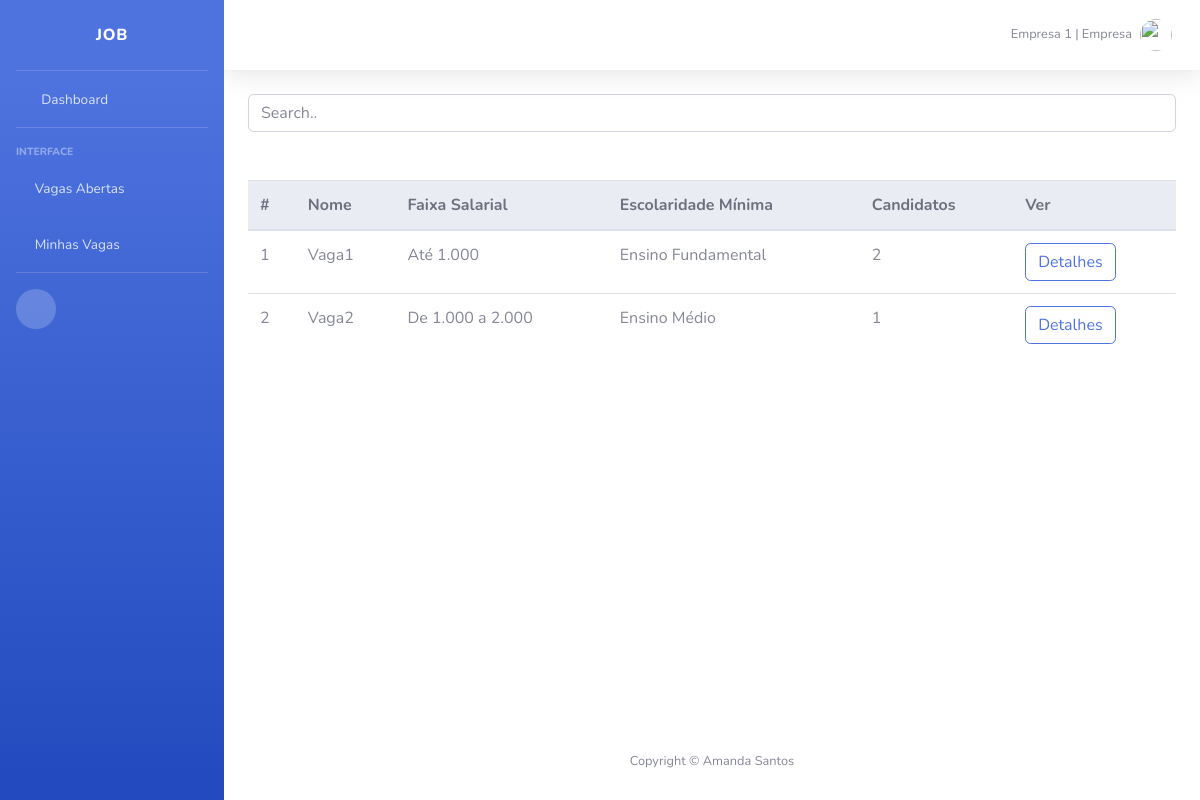
The page /dashboard/listar_vagas/ (signed in) on the database its author committed.
### usuario/models.py (models this page shows)
class User(AbstractUser):
    categoria = models.PositiveIntegerField(default=0)
    username = models.CharField(max_length=10, unique=False, blank=True, null=True)
    email = models.EmailField(max_length=254, unique=True)
    is_staff = models.BooleanField(default=True, )
    USERNAME_FIELD = 'email'
    REQUIRED_FIELDS = ['EMAIL_FIELD']
    def get_categoria(self):
        return self.categoria

### gestao/models.py (models this page shows, shortened)
class Vaga(models.Model):
    A1 = 'Até 1.000'
    D1A2 = 'De 1.000 a 2.000'
    D2A3 = 'De 2.000 a 3.000'
    AC3 = 'Acima de 3.000'
    FAIXA_SALARIAL = (
        (A1, 'Até 1.000'),
        (D1A2, 'De 1.000 a 2.000'),
        (D2A3, 'De 2.000 a 3.000'),
        (AC3, 'Acima de 3.000'),
    )
    EF = 'Ensino Fundamental'
    EM = 'Ensino Médio'
    TG = 'Tecnólogo'
    ES = 'Ensino Superior'
    PS = 'Pós / MBA / Mestrado'
    DR = 'Doutorado'
    ESCOLARIDADE = (
        (EF, 'Ensino Fundamental'),
        (EM, 'Ensino Médio'),
        (TG, 'Tecnólogo'),
        (ES, 'Ensino Superior'),
        (PS, 'Pós / MBA / Mestrado'),
        (DR, 'Doutorado'),
    )
    empresa = models.ForeignKey(Empresa, on_delete=models.CASCADE, verbose_name='empresa')
    nome = models.CharField(max_length=50, default='')
    faixa_salarial = models.CharField(
        max_length=50,
        choices=FAIXA_SALARIAL,
        default=A1,
    )
    escolaridade = models.CharField(
        max_length=50,
        choices=ESCOLARIDADE,
        default=EF,
    )
    requisitos = models.TextField(max_length=500, default='')
    delete = models.BooleanField(default=False, editable=False)
    aplicacoes = models.ManyToManyField(Aplicacao, editable=False, blank=True)
    data = models.DateField(auto_now_add=True)
    def get_quantidade_aplicacoes(self):
        return self.aplicacoes.count()
    class Meta:
        verbose_name_plural = 'Vagas'

### gestao/views.py (the view)
# urls.py: path('listar_vagas/', listar_vagas, name='listar_vagas'),
@login_required()
def listar_vagas(request):
    vagas = Vaga.objects.all().filter(delete=False)
    return render(request, "listar_vagas.html", {'vagas': vagas})

### gestao/templates/listar_vagas.html (shortened to what this page needs)
{% extends 'base.html' %}
{% block content %}
{% load static %}
    <div class="panel-default">
        <div class="panel-body">
            <input class="form-control" id="searchfield" type="text" placeholder="Search..">
            <br>
            <br>
            <div class="table-responsive">
                <table class="table">
                    <thead class="thead-light">
                    <tr>
                        <th>#</th>
                        <th>Nome</th>
                        <th>Faixa Salarial</th>
                        <th>Escolaridade Mínima</th>
                        <th>Candidatos</th>
                        <th>Ver</th>
                    </tr>
                    </thead>
                    <tbody id="lista_vaga">
                    {% for vaga in vagas %}
                    <tr>
                        <td>{{ forloop.counter }}</td>
                        <td>{{ vaga.nome }}</td>
                        <td>{{ vaga.faixa_salarial }}</td>
                        <td>{{ vaga.escolaridade }}</td>
                        <td>{{ vaga.get_quantidade_aplicacoes }}</td>
                        <td>
                            <button class="btn btn-outline-primary" id="btnVaga{{vaga.id}}" data-toggle="modal"
                                    data-target="#modalVaga{{ vaga.id }}">Detalhes</button>
                        </td>
                    </tr>
                    {% endfor %}
                    </tbody>
                </table>
            </div>
        </div>
    </div>
{% endblock %}

### templates/base.html (shortened to what this page needs)
{% load static %}
<!DOCTYPE html>
<html lang="en">
<head>
  <link href="{% static 'vendor/fontawesome-free/css/all.min.css' %}" rel="stylesheet" type="text/css">
  <link href="{% static 'css/sb-admin-2.min.css' %}" rel="stylesheet">
</head>
<body id="page-top">
  <div id="wrapper">
    <ul class="navbar-nav bg-gradient-primary sidebar sidebar-dark accordion" id="accordionSidebar">
        <div class="sidebar-brand d-flex align-items-center justify-content-center">JOB</div>
      <hr class="sidebar-divider my-0">
      <li class="nav-item">
        <a class="nav-link" href="{% url 'dashboard' %}">
          <i class="fas fa-fw fa-tachometer-alt"></i>
          <span>Dashboard</span></a>
      </li>
      <hr class="sidebar-divider">
      <div class="sidebar-heading">
        Interface
      </div>
      <li class="nav-item">
        <a class="nav-link collapsed" href="{% url 'listar_vagas' %}" data-target="#collapseTwo" aria-expanded="true" aria-controls="collapseTwo">
          <i class="fas fa-bullhorn"></i>
          <span>Vagas Abertas</span>
        </a>
      </li>
      <li class="nav-item">
        <a class="nav-link collapsed" href="#" data-toggle="collapse" data-target="#collapseUtilities" aria-expanded="true" aria-controls="collapseUtilities">
          <i class="fas fa-briefcase"></i>
          <span>Minhas Vagas</span>
        </a>
      </li>
      <hr class="sidebar-divider">
      <div class="sidebar-heading">
      <div class="text-center d-none d-md-inline">
        <button class="rounded-circle border-0" id="sidebarToggle"></button>
      </div>
    </ul>
    <div id="content-wrapper" class="d-flex flex-column" style="background-color: white">
      <div id="content">
        <nav class="navbar navbar-expand navbar-light bg-white topbar mb-4 static-top shadow">
          <ul class="navbar-nav ml-auto">
            <li class="nav-item dropdown no-arrow">
              <a class="nav-link dropdown-toggle" href="#" id="userDropdown" role="button" data-toggle="dropdown" aria-haspopup="true" aria-expanded="false">
                <span class="mr-2 d-none d-lg-inline text-gray-600 small">
                  {{ user.first_name }} |
                  {% if user.get_categoria == 1 %}
                    Empresa
                  {% else %}
                    Candidato
                  {% endif %}
                </span>
                <img class="img-profile rounded-circle" src="{% static 'img/coach.png' %}">
              </a>
            </li>
          </ul>
        </nav>
        <div class="container-fluid" style="background-color: white">
          {% block content %}
          {% endblock %}
        </div>
      </div>
      <footer class="sticky-footer bg-white" >
        <div class="container my-auto">
          <div class="copyright text-center my-auto">
            <span>Copyright &copy; Amanda Santos</span>
          </div>
        </div>
      </footer>
    </div>
  </div>
</body>
</html>

### rows shown on the page
User: first_name "Empresa 1"
Vaga: nome "Vaga1", faixa_salarial "Até 1.000", escolaridade "Ensino Fundamental", get_quantidade_aplicacoes "2"
Vaga: nome "Vaga2", faixa_salarial "De 1.000 a 2.000", escolaridade "Ensino Médio", get_quantidade_aplicacoes "1"
